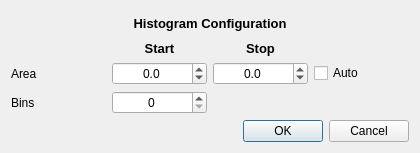
<?xml version="1.0" encoding="UTF-8"?>
<ui version="4.0">
 <class>Dialog</class>
 <widget class="QDialog" name="Dialog">
  <property name="geometry">
   <rect>
    <x>0</x>
    <y>0</y>
    <width>420</width>
    <height>153</height>
   </rect>
  </property>
  <property name="sizePolicy">
   <sizepolicy hsizetype="Preferred" vsizetype="Preferred">
    <horstretch>0</horstretch>
    <verstretch>0</verstretch>
   </sizepolicy>
  </property>
  <property name="minimumSize">
   <size>
    <width>420</width>
    <height>0</height>
   </size>
  </property>
  <property name="maximumSize">
   <size>
    <width>16777215</width>
    <height>500</height>
   </size>
  </property>
  <property name="windowTitle">
   <string>Histogram Configuration</string>
  </property>
  <layout class="QVBoxLayout" name="verticalLayout">
   <item>
    <widget class="QLabel" name="label_header_3">
     <property name="font">
      <font>
       <pointsize>10</pointsize>
       <weight>75</weight>
       <bold>true</bold>
      </font>
     </property>
     <property name="text">
      <string>Histogram Configuration</string>
     </property>
     <property name="alignment">
      <set>Qt::AlignCenter</set>
     </property>
    </widget>
   </item>
   <item>
    <layout class="QGridLayout" name="gridLayout">
     <item row="0" column="1">
      <widget class="QLabel" name="label_header">
       <property name="font">
        <font>
         <pointsize>10</pointsize>
         <weight>75</weight>
         <bold>true</bold>
        </font>
       </property>
       <property name="text">
        <string>Start</string>
       </property>
       <property name="alignment">
        <set>Qt::AlignCenter</set>
       </property>
      </widget>
     </item>
     <item row="0" column="2">
      <widget class="QLabel" name="label_header_2">
       <property name="font">
        <font>
         <pointsize>10</pointsize>
         <weight>75</weight>
         <bold>true</bold>
        </font>
       </property>
       <property name="text">
        <string>Stop</string>
       </property>
       <property name="alignment">
        <set>Qt::AlignCenter</set>
       </property>
      </widget>
     </item>
     <item row="1" column="0">
      <widget class="QLabel" name="x_title">
       <property name="text">
        <string>Area</string>
       </property>
      </widget>
     </item>
     <item row="1" column="1">
      <widget class="QDoubleSpinBox" name="ui_start">
       <property name="alignment">
        <set>Qt::AlignCenter</set>
       </property>
       <property name="decimals">
        <number>1</number>
       </property>
       <property name="minimum">
        <double>-999999999.000000000000000</double>
       </property>
       <property name="maximum">
        <double>999999999.000000000000000</double>
       </property>
      </widget>
     </item>
     <item row="1" column="2">
      <widget class="QDoubleSpinBox" name="ui_stop">
       <property name="alignment">
        <set>Qt::AlignCenter</set>
       </property>
       <property name="decimals">
        <number>1</number>
       </property>
       <property name="minimum">
        <double>-999999999.000000000000000</double>
       </property>
       <property name="maximum">
        <double>999999999.000000000000000</double>
       </property>
      </widget>
     </item>
     <item row="1" column="3">
      <widget class="QCheckBox" name="ui_auto">
       <property name="text">
        <string>Auto</string>
       </property>
      </widget>
     </item>
     <item row="2" column="0">
      <widget class="QLabel" name="x_title_2">
       <property name="text">
        <string>Bins</string>
       </property>
      </widget>
     </item>
     <item row="2" column="1">
      <widget class="QSpinBox" name="ui_bins">
       <property name="alignment">
        <set>Qt::AlignCenter</set>
       </property>
       <property name="maximum">
        <number>1000</number>
       </property>
      </widget>
     </item>
     <item row="3" column="2" colspan="2">
      <widget class="QDialogButtonBox" name="button_box">
       <property name="orientation">
        <enum>Qt::Horizontal</enum>
       </property>
       <property name="standardButtons">
        <set>QDialogButtonBox::Cancel|QDialogButtonBox::Ok</set>
       </property>
      </widget>
     </item>
    </layout>
   </item>
  </layout>
 </widget>
 <resources/>
 <connections>
  <connection>
   <sender>button_box</sender>
   <signal>rejected()</signal>
   <receiver>Dialog</receiver>
   <slot>reject()</slot>
   <hints>
    <hint type="sourcelabel">
     <x>316</x>
     <y>260</y>
    </hint>
    <hint type="destinationlabel">
     <x>286</x>
     <y>274</y>
    </hint>
   </hints>
  </connection>
  <connection>
   <sender>button_box</sender>
   <signal>accepted()</signal>
   <receiver>Dialog</receiver>
   <slot>accept()</slot>
   <hints>
    <hint type="sourcelabel">
     <x>248</x>
     <y>254</y>
    </hint>
    <hint type="destinationlabel">
     <x>157</x>
     <y>274</y>
    </hint>
   </hints>
  </connection>
 </connections>
</ui>
